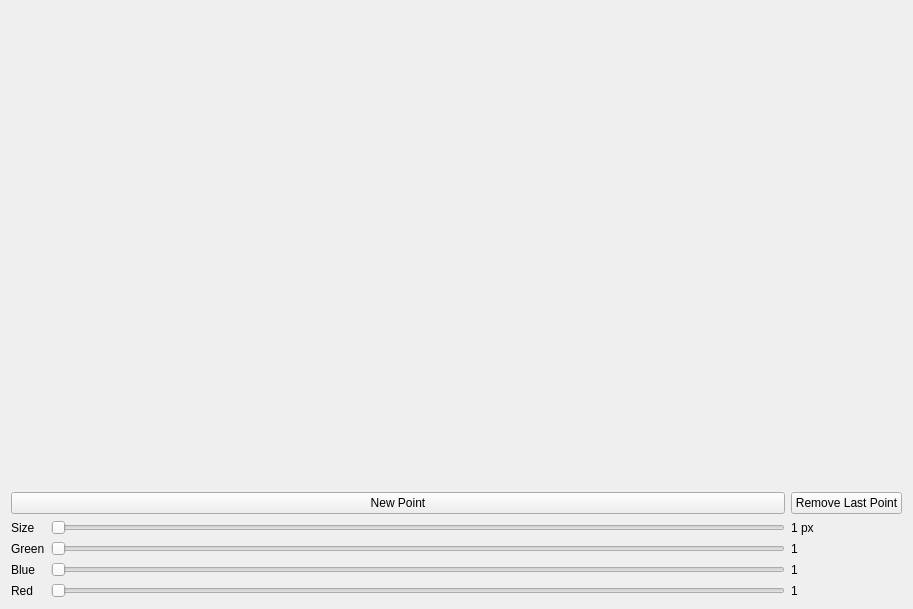
<?xml version="1.0" encoding="UTF-8"?>
<ui version="4.0">
 <class>paint_widget</class>
 <widget class="QWidget" name="paint_widget">
  <property name="geometry">
   <rect>
    <x>0</x>
    <y>0</y>
    <width>913</width>
    <height>609</height>
   </rect>
  </property>
  <property name="windowTitle">
   <string>My Floating Points</string>
  </property>
  <layout class="QGridLayout" name="gridLayout">
   <item row="6" column="0">
    <widget class="QLabel" name="label_4">
     <property name="text">
      <string>Red</string>
     </property>
    </widget>
   </item>
   <item row="6" column="2">
    <widget class="QLabel" name="red_label">
     <property name="text">
      <string>1</string>
     </property>
    </widget>
   </item>
   <item row="0" column="0" colspan="3">
    <widget class="QWidget" name="widget" native="true"/>
   </item>
   <item row="2" column="0">
    <widget class="QLabel" name="label">
     <property name="text">
      <string>Size</string>
     </property>
    </widget>
   </item>
   <item row="4" column="1">
    <widget class="QSlider" name="horizontalSlider_2">
     <property name="orientation">
      <enum>Qt::Horizontal</enum>
     </property>
    </widget>
   </item>
   <item row="5" column="1">
    <widget class="QSlider" name="horizontalSlider_3">
     <property name="orientation">
      <enum>Qt::Horizontal</enum>
     </property>
    </widget>
   </item>
   <item row="6" column="1">
    <widget class="QSlider" name="horizontalSlider_4">
     <property name="orientation">
      <enum>Qt::Horizontal</enum>
     </property>
    </widget>
   </item>
   <item row="1" column="0" colspan="2">
    <widget class="QPushButton" name="new_button">
     <property name="text">
      <string>New Point</string>
     </property>
    </widget>
   </item>
   <item row="5" column="0">
    <widget class="QLabel" name="label_3">
     <property name="text">
      <string>Blue</string>
     </property>
    </widget>
   </item>
   <item row="2" column="2">
    <widget class="QLabel" name="size_label">
     <property name="text">
      <string>1 px</string>
     </property>
    </widget>
   </item>
   <item row="1" column="2">
    <widget class="QPushButton" name="remove_button">
     <property name="text">
      <string>Remove Last Point</string>
     </property>
    </widget>
   </item>
   <item row="4" column="2">
    <widget class="QLabel" name="green_label">
     <property name="text">
      <string>1</string>
     </property>
    </widget>
   </item>
   <item row="2" column="1">
    <widget class="QSlider" name="horizontalSlider">
     <property name="orientation">
      <enum>Qt::Horizontal</enum>
     </property>
    </widget>
   </item>
   <item row="5" column="2">
    <widget class="QLabel" name="blue_label">
     <property name="text">
      <string>1</string>
     </property>
    </widget>
   </item>
   <item row="4" column="0">
    <widget class="QLabel" name="label_2">
     <property name="text">
      <string>Green</string>
     </property>
    </widget>
   </item>
  </layout>
 </widget>
 <resources/>
 <connections/>
</ui>
